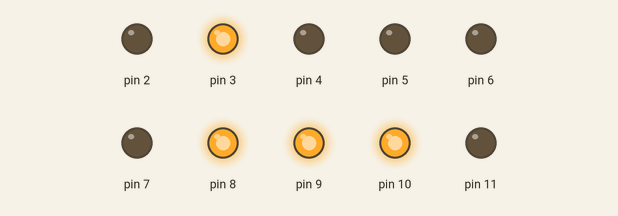
Simulated run of this sketch. Board: Arduino Uno, built with avr-gcc and run on an emulated ATmega328P. Parts: output pins drawn as LEDs (lit = HIGH). At 0.0 s the program stops and its outputs stay as they are.

Above: at 0.1 s.
Timing chart, 0 to 1.5 s (numbered marks = the images above):
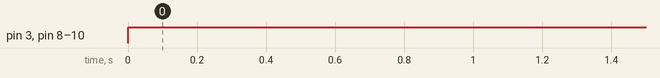

Measured:
- by itself, pin 3, pin 8–10: LOW → HIGH at 0.00 s

The sketch:

allMotorsUpDown.ino
```cpp
#include "pwmMotor.cpp"

PMOTOR MOTORA(3,4,5,0);
PMOTOR MOTORB(6,7,8,0);
PMOTOR MOTORC(9,10,11,0);

void setup(){
  pinMode(2, OUTPUT);
}
void loop(){
  while(1==1)
  {
     MOTORA.move(-255);
     MOTORB.move(0);
     MOTORC.move(255);
  }
}
```

pwmMotor.cpp
```cpp
#include <Wire.h>
#include "Arduino.h"

class PMOTOR
{
  public:
    PMOTOR(int pwm, int d, int b, int dir){
      _pwm = pwm;
      _d = d;
      _b = b;
      pinMode(_pwm,OUTPUT);
      pinMode(_d,OUTPUT);
      pinMode(_b,OUTPUT);

      if(!dir){
        DHIGH = LOW;
        DLOW = HIGH;
      }
      else{
        DHIGH = HIGH;
        DLOW = LOW;
      }
    }
    void move(int input){
      if(input < 0){
        digitalWrite(_b,LOW);
        digitalWrite(_d,DHIGH);
      }
      else if(input > 0){
        digitalWrite(_b,LOW);
        digitalWrite(_d,DLOW);
      }
      else{
        digitalWrite(_b,HIGH);
      }
      analogWrite(_pwm,abs(input));
    }
  private:
    int _pwm;
    int _d;
    int _b;
    int DHIGH;
    int DLOW;
};
```
